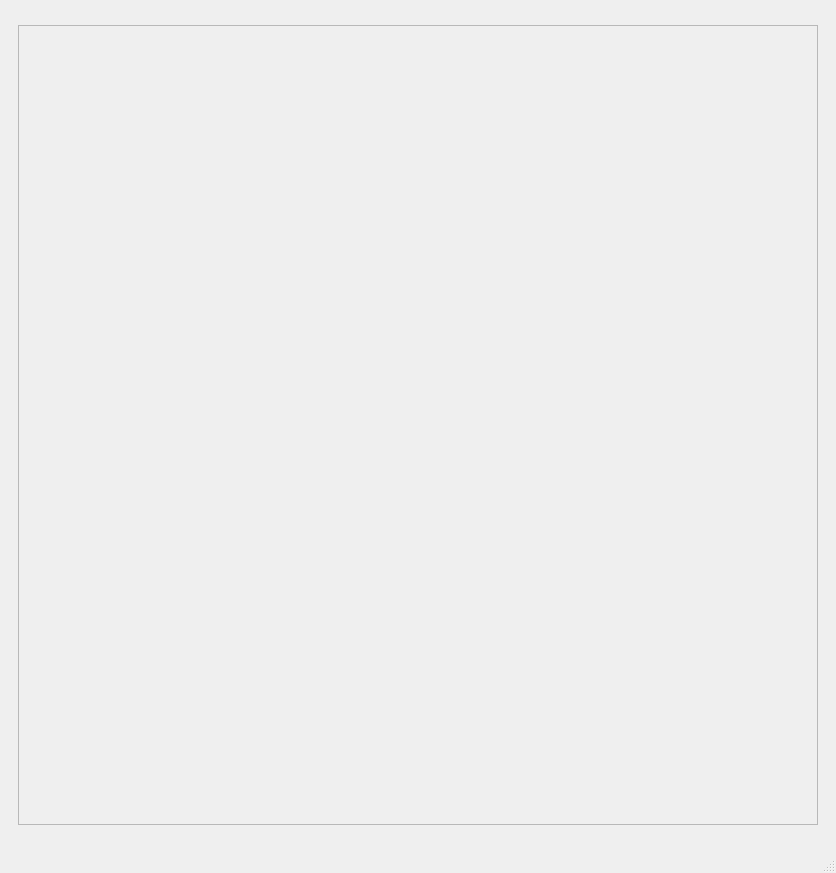
<?xml version="1.0" encoding="UTF-8"?>
<ui version="4.0">
 <class>MainWindow</class>
 <widget class="QMainWindow" name="MainWindow">
  <property name="geometry">
   <rect>
    <x>0</x>
    <y>0</y>
    <width>836</width>
    <height>873</height>
   </rect>
  </property>
  <property name="windowTitle">
   <string>MainWindow</string>
  </property>
  <widget class="QWidget" name="centralwidget">
   <layout class="QHBoxLayout" name="horizontalLayout">
    <item>
     <spacer name="horizontalSpacer_2">
      <property name="orientation">
       <enum>Qt::Horizontal</enum>
      </property>
      <property name="sizeHint" stdset="0">
       <size>
        <width>40</width>
        <height>20</height>
       </size>
      </property>
     </spacer>
    </item>
    <item>
     <widget class="QFrame" name="frame">
      <property name="minimumSize">
       <size>
        <width>800</width>
        <height>800</height>
       </size>
      </property>
      <property name="maximumSize">
       <size>
        <width>800</width>
        <height>800</height>
       </size>
      </property>
      <property name="frameShape">
       <enum>QFrame::StyledPanel</enum>
      </property>
      <property name="frameShadow">
       <enum>QFrame::Raised</enum>
      </property>
     </widget>
    </item>
    <item>
     <spacer name="horizontalSpacer">
      <property name="orientation">
       <enum>Qt::Horizontal</enum>
      </property>
      <property name="sizeHint" stdset="0">
       <size>
        <width>40</width>
        <height>20</height>
       </size>
      </property>
     </spacer>
    </item>
   </layout>
  </widget>
  <widget class="QMenuBar" name="menubar">
   <property name="geometry">
    <rect>
     <x>0</x>
     <y>0</y>
     <width>836</width>
     <height>26</height>
    </rect>
   </property>
  </widget>
  <widget class="QStatusBar" name="statusbar"/>
 </widget>
 <resources/>
 <connections/>
</ui>
